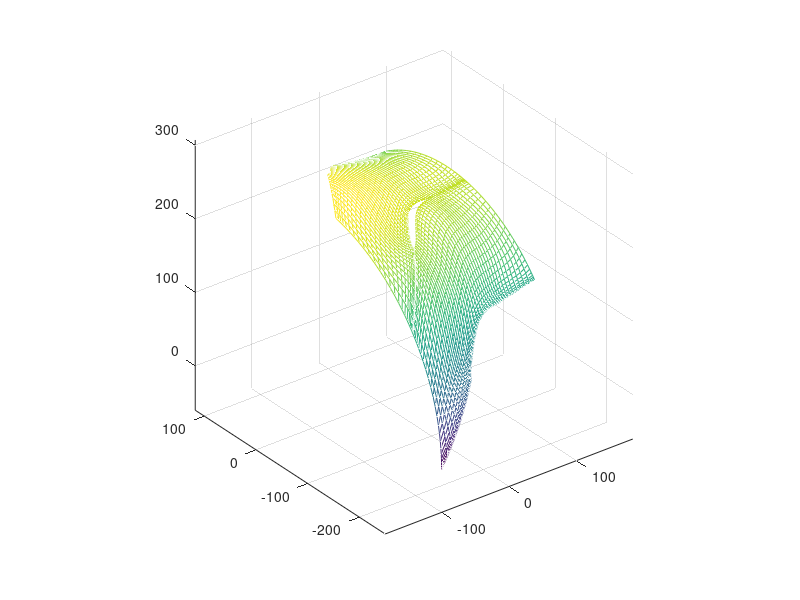

This chart was generated by the following MATLAB code:
msh3D = load("msh3D2.txt");

Nblades = 9;
Nspan = 20;
Npitch = 30;
Nstream = numel(msh3D)/3/Nspan/Npitch;
offset = Nstream*Npitch;

k = 20;

xCoords = msh3D((1:offset)+(k-1)*offset,1);
yCoords = msh3D((1:offset)+(k-1)*offset,2);
zCoords = msh3D((1:offset)+(k-1)*offset,3);

xCoords = reshape(xCoords,Nstream,Npitch)';
yCoords = reshape(yCoords,Nstream,Npitch)';
zCoords = reshape(zCoords,Nstream,Npitch)';

clf
mesh(zCoords,yCoords,xCoords);
hold on

teta = 2*pi/Nblades;
R = [cos(teta) -sin(teta) 0;
     sin(teta)  cos(teta) 0;
        0          0      1];
coords2 = msh3D((1:offset)+(k-1)*offset,:)*R;

xCoords = reshape(coords2(:,1),Nstream,Npitch)';
yCoords = reshape(coords2(:,2),Nstream,Npitch)';
zCoords = reshape(coords2(:,3),Nstream,Npitch)';

mesh(zCoords,yCoords,xCoords);
axis("equal")
hold off